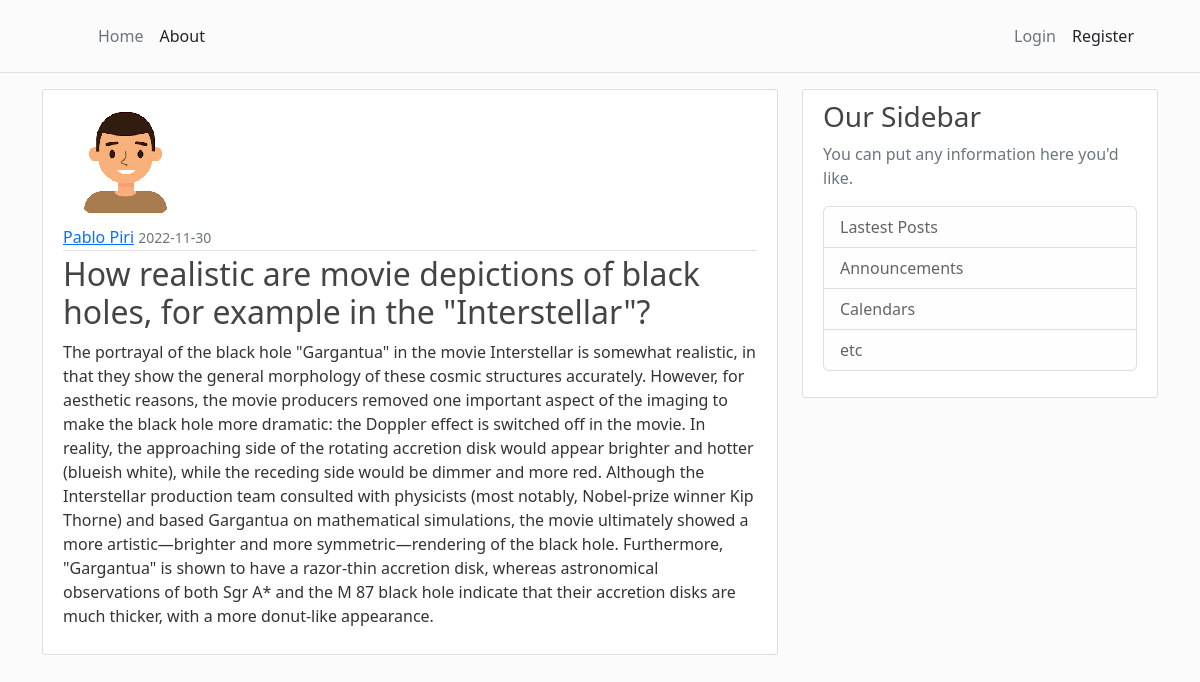
Screenshot of /post/2 with the database file from the repository.
### flaskblog/models.py (models this page shows, shortened)
class User(db.Model, UserMixin):
    id = db.Column(db.Integer, primary_key=True)
    username = db.Column(db.String(20), unique=True, nullable=False)
    email = db.Column(db.String(120), unique=True, nullable=False)
    image_file = db.Column(db.String(20), nullable=False, default='default.jpg')
    password = db.Column(db.String(60), nullable=False)
    posts = db.relationship('Post', backref='author', lazy=True)

class Post(db.Model):
    id = db.Column(db.Integer, primary_key=True)
    title = db.Column(db.String(100), nullable=False)
    date_posted = db.Column(db.DateTime, nullable=False, default=datetime.utcnow)
    content = db.Column(db.Text, nullable=False)
    user_id = db.Column(db.Integer, db.ForeignKey('user.id'), nullable=False)

### flaskblog/routes.py (the view)
@app.route('/post/<int:post_id>')
def post(post_id):
    post = Post.query.get_or_404(post_id)
    return render_template('post.html', title=post.title, post=post)

### flaskblog/templates/post.html (shortened to what this page needs)
{% extends "layout.html" %}
{% block content %}
    <article class="media content-section">
        <img class="rounded-circle article-image" src="{{ url_for('static', filename='img/' + post.author.image_file )}}">
        <div class="media-body">
            <div class="article-metadata">
                <a class="mr-s" href="#">{{ post.author.username }}</a>
                <small class="text-muted">{{ post.date_posted.strftime('%Y-%m-%d') }}</small>
            </div>
            <h2 class="article-tilte">{{ post.title }}</h2>
            <p class="article-content">{{ post.content }}</p>
        </div>
    </article>
{% endblock content %}

### flaskblog/static/main.css (style rules this page uses)
body { background: #fafafab2; color: #333333; }
h1, h2, h3, h4, h5, h6 { color: #444444; }
.content-section { background: #ffffff; padding: 10px 20px; border: 1px solid #dddddd; border-radius: 3px; margin-bottom: 20px; }
.article-content { white-space: pre-line; }
.article-metadata { padding-bottom: 1px; margin-bottom: 4px; border-bottom: 1px solid #e3e3e3; }

### rows the page displays
User: image_file (picture), author.username "Pablo Piri"
Post: date_posted "2022-11-30", title "How realistic are movie depictions of black holes, for example in the \"Interstellar\"?", content "The portrayal of the black hole \"Gargantua\" in the movie Interstellar is somewhat realistic, in that they show the general morphology of these cosmic structures accurately. However, for aesthetic reasons, the movie producers removed one important aspect of the imaging to make the black hole more dramatic: the Doppler effect is switched off in the movie. In reality, the approaching side of the rotating accretion disk would appear brighter and hotter (blueish white), while the receding side would be dimmer and more red. Although the Interstellar production team consulted with physicists (most notably, Nobel-prize winner Kip Thorne) and based Gargantua on mathematical simulations, the movie…"
